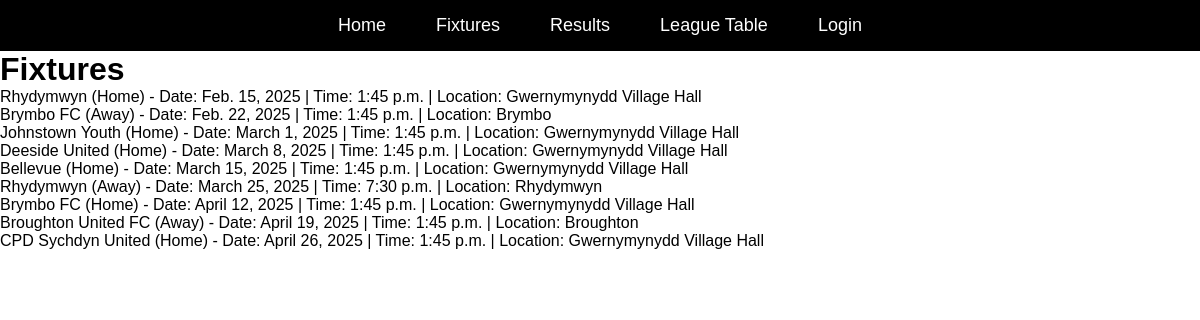
The page /fixtures/ on the database its author committed.
### team/models.py (models this page shows, shortened)
class Fixture(models.Model):
    HOME_OR_AWAY = [
        ("H", "Home"),
        ("A", "Away"),
    ]
    opponent = models.ForeignKey(Team, on_delete=models.SET_NULL, null=True, blank=True)
    date = models.DateField()
    time = models.TimeField()
    location = models.CharField(max_length=100)
    home_or_away = models.CharField(max_length=1, choices=HOME_OR_AWAY)
    goals_for = models.PositiveIntegerField(null=True, blank=True)
    goals_against = models.PositiveIntegerField(null=True, blank=True)
    match_completed = models.BooleanField(default=False)

class Team(models.Model):
    name = models.CharField(max_length=100, default="CPD Yr Wyddgrug")
    logo = models.ImageField(upload_to='team_logos/', blank=True, null=True)
    games_played = models.PositiveIntegerField(default=0)
    wins = models.PositiveIntegerField(default=0)
    draws = models.PositiveIntegerField(default=0)
    losses = models.PositiveIntegerField(default=0)
    goals_for = models.PositiveIntegerField(default=0)
    goals_against = models.PositiveIntegerField(default=0)
    points = models.PositiveIntegerField(default=0)

### team/views.py (the view)
# urls.py: path('fixtures/', fixtures_view, name='fixtures'),
def fixtures_view(request):
    upcoming_fixtures = Fixture.objects.filter(match_completed=False).order_by("date", "time")
    return render(request, "team/fixtures.html", {"upcoming_fixtures": upcoming_fixtures})

### team/templates/team/fixtures.html
{% extends "team/base.html" %}
{% block content %}
<header>
  <h1>Fixtures</h1>
</header>
<section>
  {% if upcoming_fixtures %}
  <ul>
    {% for fixture in upcoming_fixtures %}
    <li>
      {{ fixture.opponent.name }}
      {% if fixture.home_or_away == "H" %} (Home) {% else %} (Away) {% endif %}
      - Date: {{ fixture.date }} | Time: {{ fixture.time }} | Location: {{ fixture.location }}
    </li>
    {% endfor %}
  </ul>
  {% else %}
  <p>No upcoming fixtures available.</p>
  {% endif %}
</section>
{% endblock %}

### static/css/style.css (style rules this page uses)
body, h1, h2, h3, p, ul, li, a, button { margin: 0; padding: 0; font-family: Arial, sans-serif; }

### rows shown on the page
Fixture: opponent.name "Rhydymwyn", home_or_away "(Home)", date "Feb. 15, 2025", time "1:45 p.m.", location "Gwernymynydd Village Hall"
Fixture: opponent.name "Brymbo FC", home_or_away "(Away)", date "Feb. 22, 2025", time "1:45 p.m.", location "Brymbo"
Fixture: opponent.name "Johnstown Youth", home_or_away "(Home)", date "March 1, 2025", time "1:45 p.m.", location "Gwernymynydd Village Hall"
Fixture: opponent.name "Deeside United", home_or_away "(Home)", date "March 8, 2025", time "1:45 p.m.", location "Gwernymynydd Village Hall"
Fixture: opponent.name "Bellevue", home_or_away "(Home)", date "March 15, 2025", time "1:45 p.m.", location "Gwernymynydd Village Hall"
Fixture: opponent.name "Rhydymwyn", home_or_away "(Away)", date "March 25, 2025", time "7:30 p.m.", location "Rhydymwyn"
Fixture: opponent.name "Brymbo FC", home_or_away "(Home)", date "April 12, 2025", time "1:45 p.m.", location "Gwernymynydd Village Hall"
Fixture: opponent.name "Broughton United FC", home_or_away "(Away)", date "April 19, 2025", time "1:45 p.m.", location "Broughton"
Fixture: opponent.name "CPD Sychdyn United", home_or_away "(Home)", date "April 26, 2025", time "1:45 p.m.", location "Gwernymynydd Village Hall"
